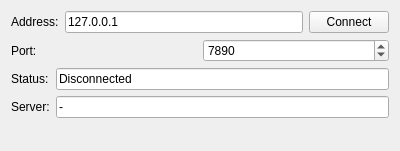
<?xml version="1.0" encoding="UTF-8"?>
<ui version="4.0">
 <class>Ripes::IOExternalBus</class>
 <widget class="QWidget" name="Ripes::IOExternalBus">
  <property name="geometry">
   <rect>
    <x>0</x>
    <y>0</y>
    <width>400</width>
    <height>151</height>
   </rect>
  </property>
  <property name="windowTitle">
   <string>Form</string>
  </property>
  <layout class="QGridLayout" name="gridLayout">
   <item row="0" column="0">
    <layout class="QVBoxLayout" name="verticalLayout">
     <item>
      <layout class="QHBoxLayout" name="horizontalLayout">
       <item>
        <widget class="QLabel" name="label">
         <property name="text">
          <string>Address:</string>
         </property>
        </widget>
       </item>
       <item>
        <widget class="QLineEdit" name="address">
         <property name="text">
          <string>127.0.0.1</string>
         </property>
        </widget>
       </item>
       <item>
        <widget class="QPushButton" name="connectButton">
         <property name="text">
          <string>Connect</string>
         </property>
        </widget>
       </item>
      </layout>
     </item>
     <item>
      <layout class="QHBoxLayout" name="horizontalLayout">
       <item>
        <widget class="QLabel" name="labelp">
         <property name="text">
          <string>Port:</string>
         </property>
        </widget>
       </item>
       <item>
        <widget class="QSpinBox" name="port">
         <property name="minimum">
          <number>1024</number>
         </property>
         <property name="maximum">
          <number>65535</number>
         </property>
         <property name="value">
          <number>7890</number>
         </property>
        </widget>
       </item>
      </layout>
     </item>
     <item>
      <layout class="QGridLayout" name="gridLayout_3">
       <item row="1" column="0">
        <widget class="QLabel" name="label_3">
         <property name="text">
          <string>Server:</string>
         </property>
        </widget>
       </item>
       <item row="0" column="0">
        <widget class="QLabel" name="label_2">
         <property name="text">
          <string>Status:</string>
         </property>
        </widget>
       </item>
       <item row="0" column="1">
        <widget class="QLineEdit" name="status">
         <property name="text">
          <string>Disconnected</string>
         </property>
         <property name="readOnly">
          <bool>true</bool>
         </property>
        </widget>
       </item>
       <item row="1" column="1">
        <widget class="QLineEdit" name="server">
         <property name="text">
          <string>-</string>
         </property>
         <property name="readOnly">
          <bool>true</bool>
         </property>
        </widget>
       </item>
      </layout>
     </item>
     <item>
      <spacer name="verticalSpacer">
       <property name="orientation">
        <enum>Qt::Vertical</enum>
       </property>
       <property name="sizeHint" stdset="0">
        <size>
         <width>20</width>
         <height>40</height>
        </size>
       </property>
      </spacer>
     </item>
    </layout>
   </item>
  </layout>
 </widget>
 <resources/>
 <connections/>
</ui>
